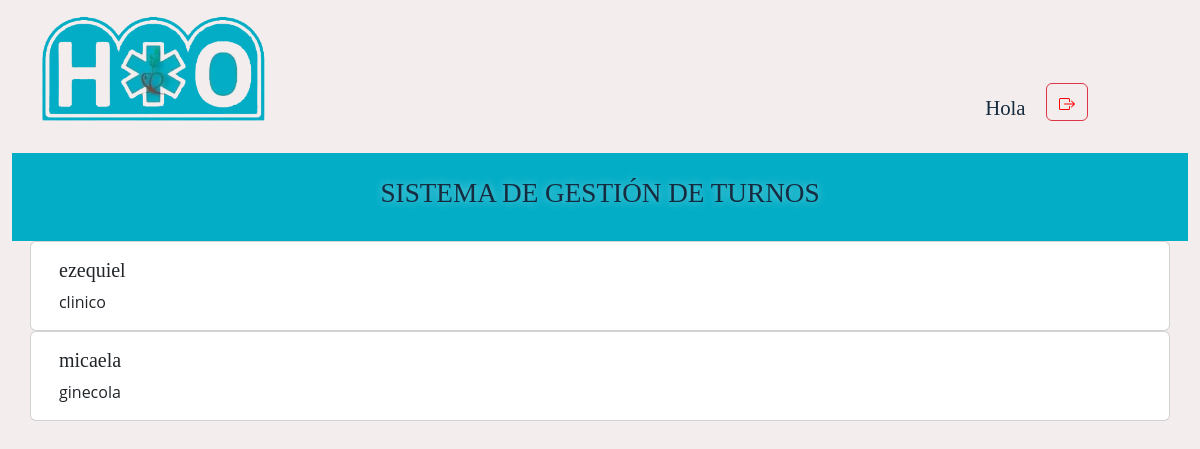
The page /medicos/ on the database its author committed.
### turnos/models.py (models this page shows, shortened)
class Medico(models.Model):
    nombre = models.CharField(max_length=50)
    especialidad = models.CharField(max_length=45)

### turnos/views.py (the view)
# urls.py: path('medicos/', views.ver_medicos, name ='medicos'),
def ver_medicos(request):
    medicos = Medico.objects.all()
    return render(request, 'medicos.html', {'medicos': medicos})

### turnos/templates/medicos.html (shortened to what this page needs)
{% extends "base.html" %}
{% block content %}
    {% for medico in medicos %}
    <div class="container-fluid">
       <div class="container">
    <div class="row">
          <div class="card">
            <div class="card-body">
              <h5 class="card-title"> {{medico.nombre}}</h5>
              <p class="card-text"> {{ medico.especialidad }} </p>
            </div>
          </div>
        </div>
          </div>
        </div>
    {% endfor %}
{% endblock content %}

### turnos/static/componentes/css/turnos.css (style rules this page uses)
body { margin-right: 10px; margin: 0%; background-color: #f4eded; font-family: 'Merriweather', serif; align-items: center; }
p { font-family: 'Open Sans', sans-serif; }

### rows shown on the page
Medico: nombre "ezequiel", especialidad "clinico"
Medico: nombre "micaela", especialidad "ginecola"
